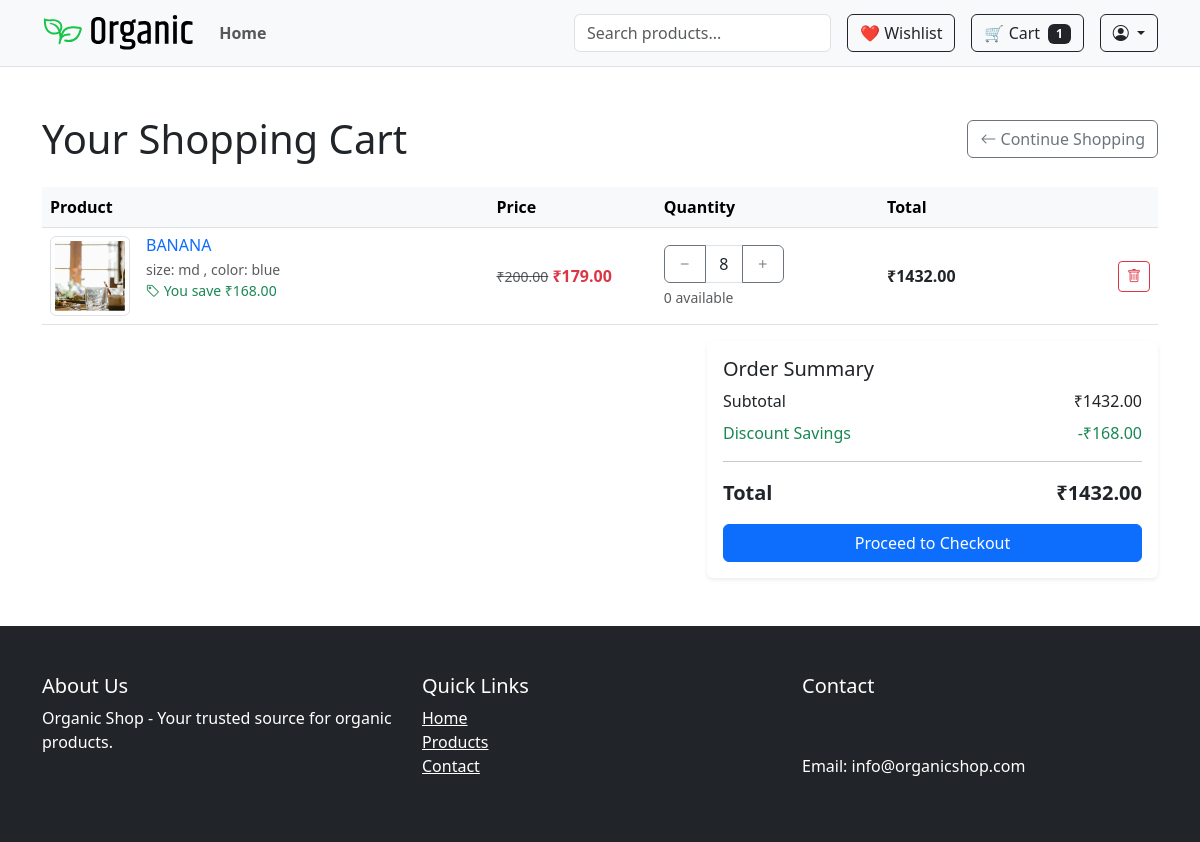
The page /cart/ (signed in) on the database as committed earlier.
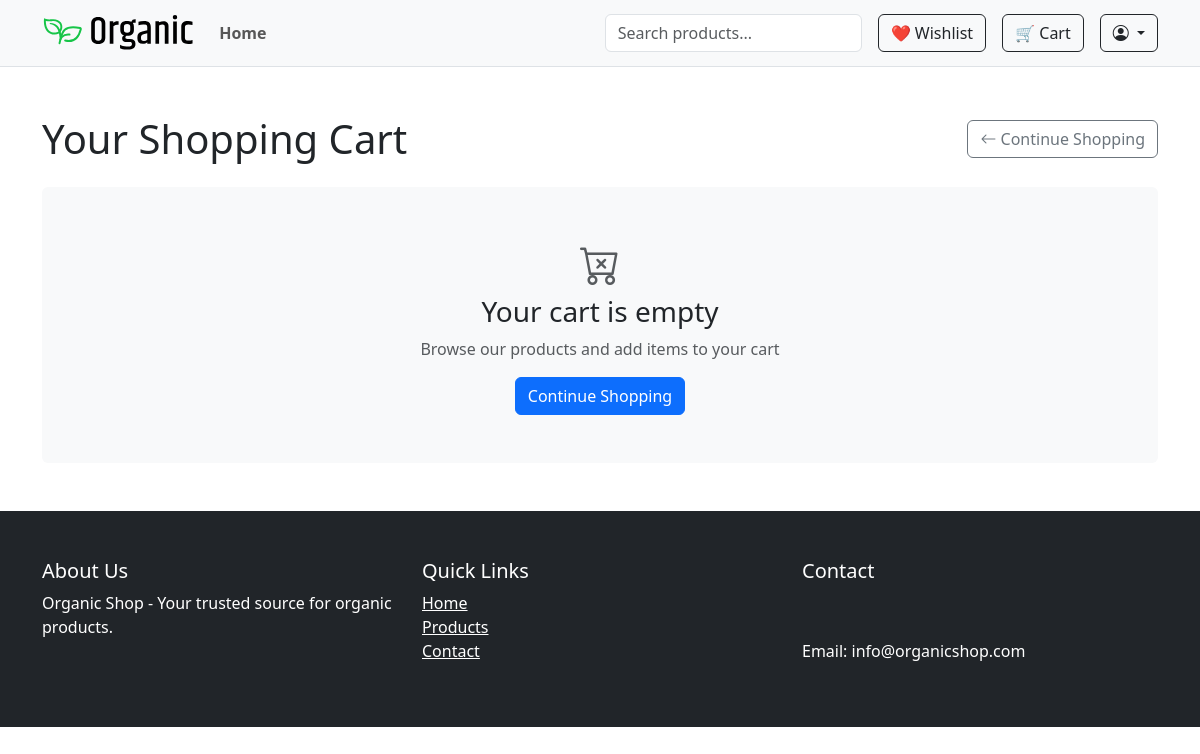
The same page on the database as committed later.
### shop/models.py (models this page shows, shortened)
class CartItem(models.Model):
    cart = models.ForeignKey(Cart, related_name='items', on_delete=models.CASCADE)
    variant = models.ForeignKey(ProductVariant, null=True, blank=True, on_delete=models.SET_NULL)
    product = models.ForeignKey(Product, null=True, blank=True, on_delete=models.CASCADE)
    quantity = models.PositiveIntegerField(default=1)
    @property
    def total_price(self):
        if self.variant:
            if self.variant.discount_price:
                return self.variant.discount_price * self.quantity
            return self.variant.price * self.quantity
        elif self.product.discount_price:
            return self.product.discount_price * self.quantity
        return self.product.price * self.quantity
    @property
    def savings(self):
        if self.variant:
            if self.variant.discount_price:
                return (self.variant.price - self.variant.discount_price) * self.quantity
            elif self.product.discount_price:
                return (self.product.price - self.product.discount_price) * self.quantity
            return 0
        elif self.product.discount_price:
            return (self.product.price - self.product.discount_price) * self.quantity
        return 0
    @property
    def get_product(self):
        return self.variant.product if self.variant else self.product

class Product(models.Model):
    category = models.ForeignKey(Category, on_delete=models.CASCADE, related_name='products')
    name = models.CharField(max_length=255)
    slug = models.SlugField(unique=True ,blank=True)
    description = models.TextField()
    price = models.DecimalField(max_digits=10, decimal_places=2)
    discount_price = models.DecimalField(max_digits=10, decimal_places=2, null=True, blank=True)
    image = models.ImageField(upload_to='products/')
    is_featured = models.BooleanField(default=False)
    sold_count = models.PositiveIntegerField(default=0)
    created_at = models.DateTimeField(auto_now_add=True)
    views = models.PositiveIntegerField(default=0)
    available = models.BooleanField(default=True)
    stock = models.PositiveIntegerField(default=0)
    def get_absolute_url(self):
        return reverse('shop:product_detail', kwargs={'slug': self.slug})

class ProductVariant(models.Model):
    product = models.ForeignKey(Product, on_delete=models.CASCADE, related_name='variants')
    values = models.ManyToManyField(VariantValue)
    price = models.DecimalField(max_digits=10, decimal_places=2)
    discount_price = models.DecimalField(max_digits=10, decimal_places=2, null=True, blank=True)
    stock = models.IntegerField()
    sku = models.CharField(max_length=50, unique=True, blank=True)
    image = models.ImageField(upload_to='variants/', null=True, blank=True)
    sold_count = models.IntegerField(default=0)

class VariantValue(models.Model):
    option = models.ForeignKey(VariantOption, on_delete=models.CASCADE)
    value = models.CharField(max_length=100)

class VariantOption(models.Model):
    name = models.CharField(max_length=50)

class Cart(models.Model):
    user = models.ForeignKey(User, on_delete=models.CASCADE, null=True, blank=True)
    session_key = models.CharField(max_length=40, null=True, blank=True)
    created_at = models.DateTimeField(auto_now_add=True)
    updated_at = models.DateTimeField(auto_now=True)
    @property
    def total_price(self):
        return sum(item.total_price for item in self.items.all())
    @property
    def total_savings(self):
        return sum(item.savings for item in self.items.all())

### shop/views.py (the view)
# urls.py: path('cart/', views.cart_detail, name='cart_detail'),
def cart_detail(request):
    cart = get_or_create_cart(request)
    return render(request, 'shop/cart_detail.html', {'cart': cart})

### shop/views.py (called while the page is built, shortened)
def get_or_create_cart(request):
    if request.user.is_authenticated:
        session_key = request.session.session_key
        if session_key:
            anon_cart = Cart.objects.filter(session_key=session_key, user__isnull=True).first()
        cart, _ = Cart.objects.get_or_create(user=request.user)
    else:
        session_key = request.session.session_key or request.session.create()
        cart, _ = Cart.objects.get_or_create(session_key=session_key, user=None)
    return cart

### shop/templates/shop/cart_detail.html (shortened to what the changed rows need)
{% extends 'shop/base.html' %}
{% load static %}
{% block content %}
<div class="container py-5">
    <div class="d-flex justify-content-between align-items-center mb-4">
        <h1 class="mb-0">Your Shopping Cart</h1>
    </div>
    {% if cart.items.all %}
    <div class="table-responsive">
        <table class="table table-hover align-middle">
            <thead class="table-light">
                <tr>
                    <th style="width: 40%">Product</th>
                    <th style="width: 15%">Price</th>
                    <th style="width: 20%">Quantity</th>
                    <th style="width: 15%">Total</th>
                    <th style="width: 10%"></th>
                </tr>
            </thead>
            <tbody>
                {% for item in cart.items.all %}
                <tr>
                    <td>
                        <div class="d-flex">
                            <a href="{{ item.get_product.get_absolute_url }}" class="me-3">
                                <img src="{% if item.variant and item.variant.image %}{{ item.variant.image.url }}{% else %}{{ item.product.image.url }}{% endif %}"
                                     alt="{{ item.get_product.name }}"
                                     class="img-thumbnail"
                                     style="width: 80px; height: 80px; object-fit: cover;">
                            </a>
                            <div>
                                <h6 class="mb-1">
                                    <a href="{{ item.get_product.get_absolute_url }}" class="text-decoration-none">
                                        {{ item.get_product.name }}
                                    </a>
                                </h6>
                                {% if item.variant %}
                                <div class="text-muted small">
                                    {% for value in item.variant.values.all %}
                                    <span>{{ value.option.name }}: {{ value.value }}</span>
                                    {% if not forloop.last %}, {% endif %}
                                    {% endfor %}
                                </div>
                                {% endif %}
                                {% if item.savings > 0 %}
                                <div class="text-success small">
                                    <i class="bi bi-tag"></i> You save ₹{{ item.savings }}
                                </div>
                                {% endif %}
                            </div>
                        </div>
                    </td>
                    <td>
                        {% if item.variant %}
                            {% if item.variant.discount_price %}
                            <div>
                                <span class="text-decoration-line-through text-muted small">₹{{ item.variant.price }}</span>
                                <span class="text-danger fw-bold">₹{{ item.variant.discount_price }}</span>
                            </div>
                            {% else %}
                            <span class="fw-bold">₹{{ item.variant.price }}</span>
                            {% endif %}
                        {% endif %}
                    </td>
                    <td>
                        <div class="input-group" style="max-width: 120px;">
                            <button class="btn btn-outline-secondary decrement"
                                    type="button"
                                    data-item-id="{{ item.id }}">
                                <i class="bi bi-dash"></i>
                            </button>
                            <input type="number"
                                   class="form-control text-center quantity-input"
                                   value="{{ item.quantity }}"
                                   min="1"
                                   max="{% if item.variant %}{{ item.variant.stock }}{% else %}{{ item.product.stock }}{% endif %}"
                                   data-item-id="{{ item.id }}">
                            <button class="btn btn-outline-secondary increment"
                                    type="button"
                                    data-item-id="{{ item.id }}">
                                <i class="bi bi-plus"></i>
                            </button>
                        </div>
                        <small class="text-muted d-block mt-1">
                            {% if item.variant %}
                                {{ item.variant.stock }} available
                            {% else %}
                                {{ item.product.stock }} available
                            {% endif %}
                        </small>
                    </td>
                    <td class="fw-bold">
                        ₹{{ item.total_price }}
                    </td>
                    <td class="text-end">
                        <a href="{% url 'shop:cart_remove' item.id %}"
                           class="btn btn-sm btn-outline-danger"
                           title="Remove item">
                            <i class="bi bi-trash"></i>
                        </a>
                    </td>
                </tr>
                {% endfor %}
            </tbody>
        </table>
    </div>
    <div class="row justify-content-end">
        <div class="col-md-5">
            <div class="card border-0 shadow-sm">
                <div class="card-body">
                    <h5 class="card-title">Order Summary</h5>
                    <div class="d-flex justify-content-between mb-2">
                        <span>Subtotal</span>
                        <span>₹{{ cart.total_price }}</span>
                    </div>
                    {% if cart.total_savings > 0 %}
                    <div class="d-flex justify-content-between mb-2 text-success">
                        <span>Discount Savings</span>
                        <span>-₹{{ cart.total_savings }}</span>
                    </div>
                    {% endif %}
                    <hr>
                    <div class="d-flex justify-content-between fw-bold fs-5">
                        <span>Total</span>
                        <span>₹{{ cart.total_price }}</span>
                    </div>
                    <a href="{% url 'accounts:checkout' %}" class="btn btn-primary w-100 mt-3">
                        Proceed to Checkout
                    </a>
                </div>
            </div>
        </div>
    </div>
    {% else %}
    <div class="text-center py-5 bg-light rounded">
        <i class="bi bi-cart-x fs-1 text-muted mb-3"></i>
        <h3>Your cart is empty</h3>
        <p class="text-muted">Browse our products and add items to your cart</p>
        <a href="{% url 'shop:index' %}" class="btn btn-primary">
            Continue Shopping
        </a>
    </div>
    {% endif %}
</div>
{% endblock %}

Rows that differ between the two databases and show on the page:
removed CartItem: product.image (picture), get_product.name "BANANA", savings "168.00", variant.price "200.00", variant.discount_price "179.00", quantity "8", variant.stock "0", total_price "1432.00"
no longer on this page (row unchanged): VariantValue: option.name "size", value "md"
no longer on this page (row unchanged): VariantValue: option.name "color", value "blue"
removed Cart: total_price "1432.00", total_savings "168.00"
Other text that changed with them:
{{ total_items }}: "1" → (not shown)
text no longer shown: "Product Price Quantity Total Order Summary Subtotal ₹ Discount Savings -₹ Total ₹ Proceed to Checkout"
text now shown: "Your cart is empty Browse our products and add items to your cart Continue Shopping"
